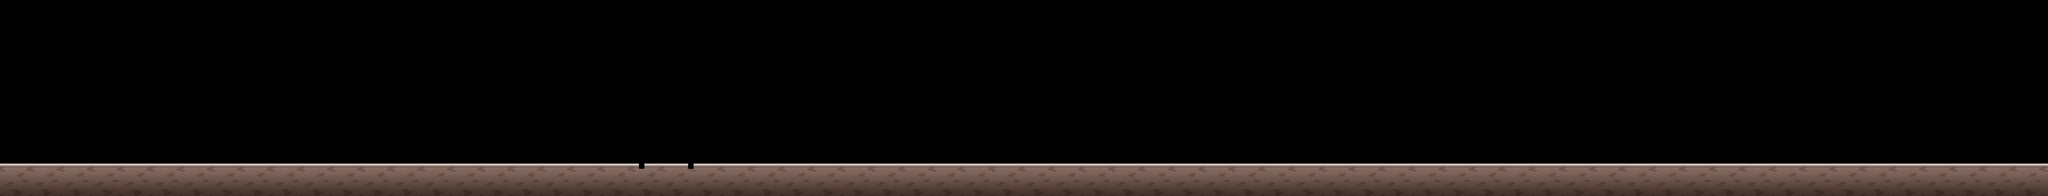

A level layout from a 2D game, rendered from its tile map. Below: a short description, then the map file with tile-grid data replaced by summaries:
An orthogonal 375x36 tile map with 20x20 px tiles, 2 tile layers (background, mob1), 2 tilesets.

<map version="1.0" orientation="orthogonal" width="375" height="36" tilewidth="20" tileheight="20">
 <tileset firstgid="1" name="stage1-level1" tilewidth="20" tileheight="20">
  <image source="stage1-level1.png" width="7500" height="720" />
 </tileset>
 <tileset firstgid="13501" name="floor" tilewidth="20" tileheight="20">
  <image source="floor.png" width="20" height="20" />
  <tile id="0">
   <properties>
    <property name="collision" value="1" />
   </properties>
  </tile>
 </tileset>
 <layer name="background" width="375" height="36">
  <data>[13500 cells, 13500 non-empty, 13500 distinct tile ids]</data>
 </layer>
 <layer name="mob1" width="375" height="36">
  <data>[13500 cells, 2 non-empty, 1 distinct tile ids]</data>
 </layer>
</map>
